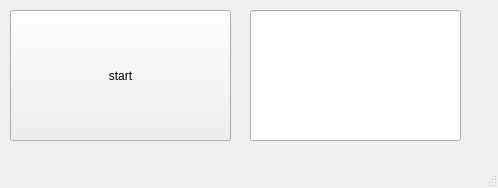
<?xml version="1.0" encoding="UTF-8"?>
<ui version="4.0">
 <class>MainWindow</class>
 <widget class="QMainWindow" name="MainWindow">
  <property name="geometry">
   <rect>
    <x>0</x>
    <y>0</y>
    <width>498</width>
    <height>188</height>
   </rect>
  </property>
  <property name="windowTitle">
   <string>MainWindow</string>
  </property>
  <widget class="QWidget" name="centralwidget">
   <widget class="QPushButton" name="start">
    <property name="geometry">
     <rect>
      <x>10</x>
      <y>10</y>
      <width>221</width>
      <height>131</height>
     </rect>
    </property>
    <property name="text">
     <string>start</string>
    </property>
   </widget>
   <widget class="QLineEdit" name="lineEdit">
    <property name="geometry">
     <rect>
      <x>250</x>
      <y>10</y>
      <width>211</width>
      <height>131</height>
     </rect>
    </property>
    <property name="alignment">
     <set>Qt::AlignCenter</set>
    </property>
   </widget>
  </widget>
  <widget class="QMenuBar" name="menubar">
   <property name="geometry">
    <rect>
     <x>0</x>
     <y>0</y>
     <width>498</width>
     <height>21</height>
    </rect>
   </property>
  </widget>
  <widget class="QStatusBar" name="statusbar"/>
 </widget>
 <resources/>
 <connections/>
</ui>
